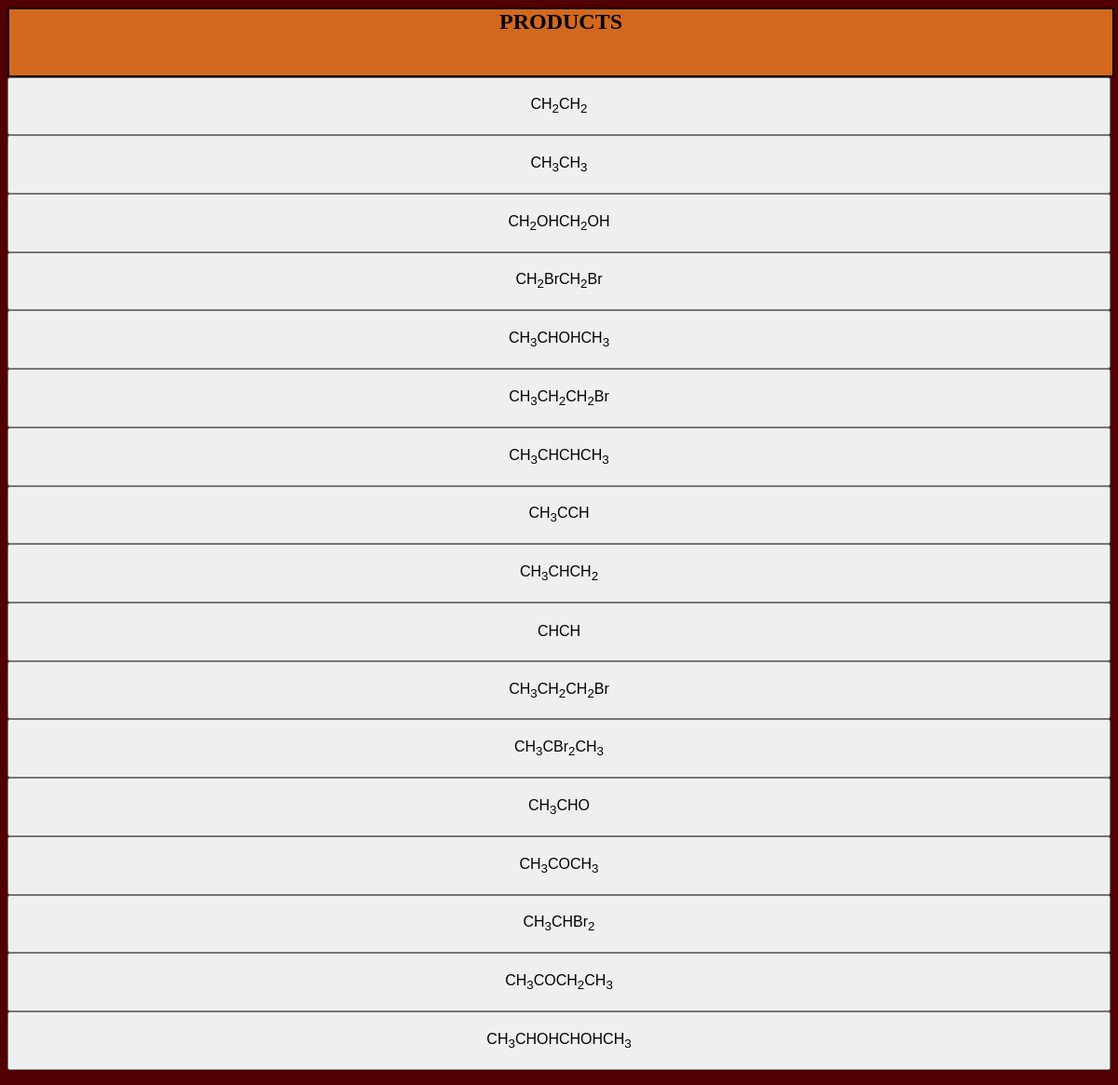
Page /output.php on the committed database.
### tables this page shows
create table output(
output varchar(100),
output1 varchar(100)
);

### output.php (the view, shortened to what this page needs)
<html>
<head>
</head>
<body>
<form method="post" action='ans.php' target="content">
	<div id = "labels"><b>PRODUCTS</b></div>
	<div id="inputgroup" title="Click one of the products">
	<?php
	$sq = mysql_query("SELECT * FROM output") or die("wrong query");
	while($row = mysql_fetch_array($sq))
	{
		echo "<div id='input'><Button type='submit' name ='s2' value='".$row['output']."'  style='height:8%; width:100%; font-size:100%;'>".$row['output1']."</button></div>";
	}
	?>
</div>
</form>
</body>
</html>

### style.css (style rules this page uses)
body { background-color:#500000 ; }
#labels { width:100%; height:9%; border: 2px solid #000000; border-radius: 1%; font-size: 150%; text-align:center; background-color:#D2691E; }

### rows in the picture
output: output1 "CH 2 CH 2"
output: output1 "CH 3 CH 3"
output: output1 "CH 2 OHCH 2 OH"
output: output1 "CH 2 BrCH 2 Br"
output: output1 "CH 3 CHOHCH 3"
output: output1 "CH 3 CH 2 CH 2 Br"
output: output1 "CH 3 CHCHCH 3"
output: output1 "CH 3 CCH"
output: output1 "CH 3 CHCH 2"
output: output1 "CHCH"
output: output1 "CH 3 CH 2 CH 2 Br"
output: output1 "CH 3 CBr 2 CH 3"
output: output1 "CH 3 CHO"
output: output1 "CH 3 COCH 3"
output: output1 "CH 3 CHBr 2"
output: output1 "CH 3 COCH 2 CH 3"
output: output1 "CH 3 CHOHCHOHCH 3"
